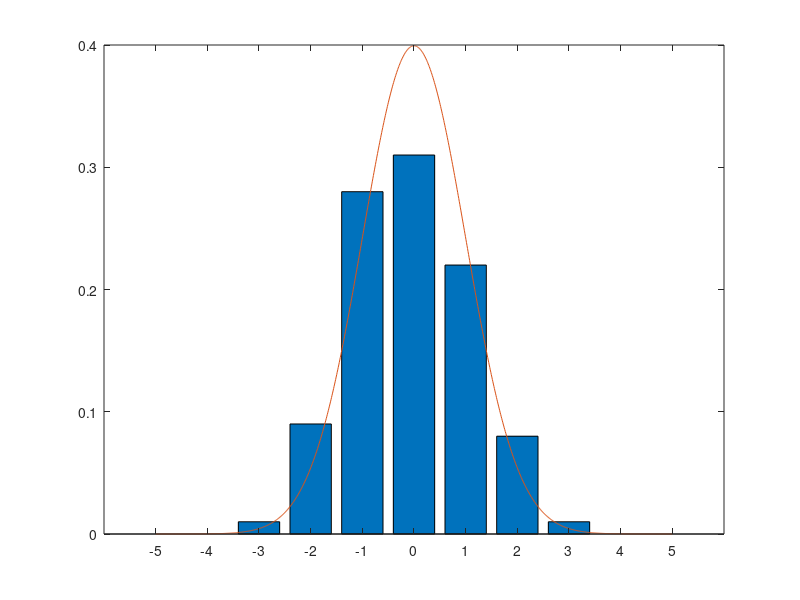

Write the MATLAB code that produced this figure.
% This function is written to generate a random number for any given analytical function
% it can draw n=number random number which follows the PDF of @myfun, range from xmin to xmax.
% notice that the function @myfun is arbitrary over a constant. It doens't necessarily normalised.
% Yiming Hu, Feb, 2013
 function [random_vector] = rand_generator(myfun,xmin,xmax,number)

% fun is the analytical expression of the function
% xmin is the lower boundary of the generator
% xmax is the upper boundary of the generator
% number is the needed sample numbers for this generation.

if nargin == 0
	disp(['need to specify some inputs!'])
 	disp(['function [random_vector] = rand_generator(fun,xmin,xmax,number)'])
	disp([' fun is the analytical expression of the functiondisp'])
	disp([' xmin is the lower boundary of the generatordisp'])
	disp([' xmax is the upper boundary of the generatordisp'])
	disp([' number is the needed sample numbers for this generation.'])
	disp(['==================================================='])
	disp(['Here gives a Gaussian distribution as an example'])
	myfun = @(x)exp(-1/2*x.^2);
	xmin = -5;
	xmax = 5;
	number = 100;
end

x = linspace(xmin,xmax,10*number);
% to make sure that the x-axis is dense enough

mypdf = myfun(x);
Normalisation = sum(mypdf);

mycdf = cumsum(mypdf)/Normalisation;
%cumulative add up the probalibity distribution funtion.

% use interpolation to get the corresponding value for a uniform random number
for i=1:number
	xi = rand;
	random_vector(i)= interp1(mycdf,x,xi,'spline');
end

[n,xout]=hist(random_vector,xmin:((xmax-xmin)/number*10):xmax);
bar(xout,n/number),hold on
plot(x,mypdf/Normalisation/(xmax-xmin)*number*10),hold off

return
